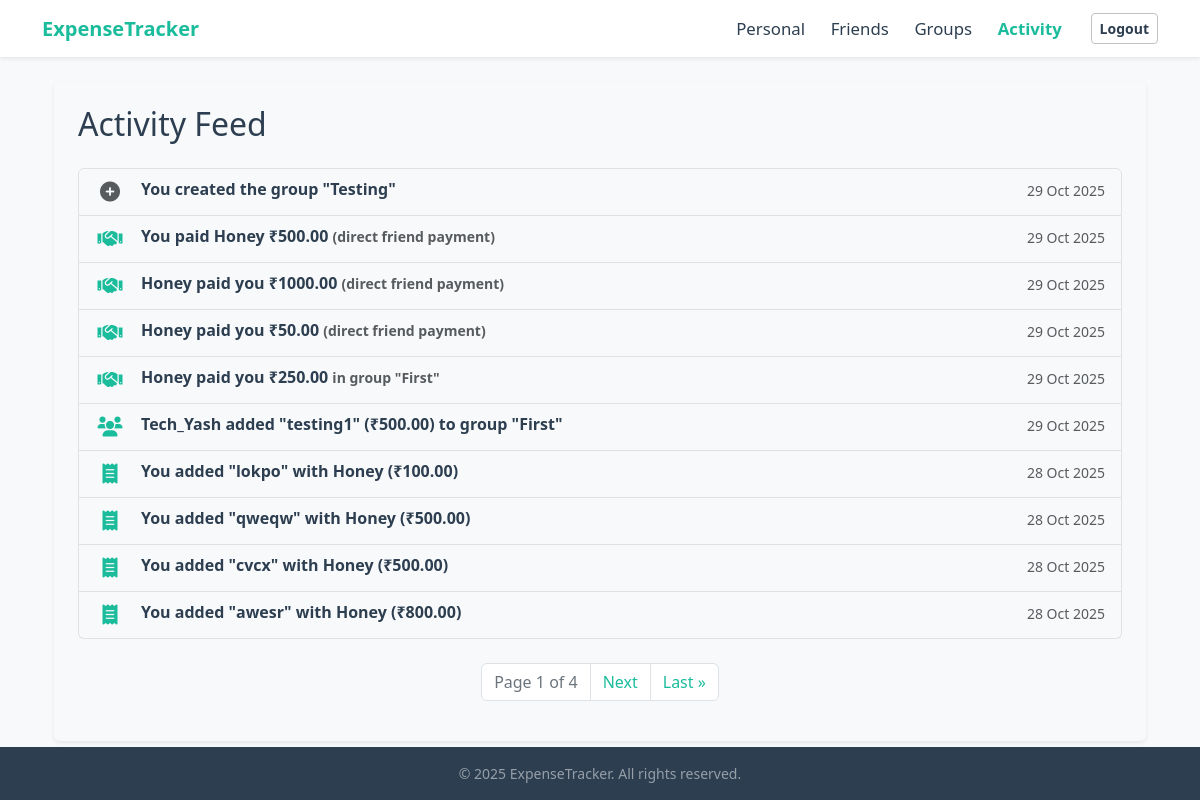
Page /tracker/activity/ (signed in) on the committed database.
### tracker/models.py (models this page shows, shortened)
class Groups(models.Model):
    CATEGORY_CHOICES = [
        ('Trip', 'Trip'),
        ('Home', 'Home'),
        ('Couple', 'Couple'),
        ('Other', 'Other'),
    ]
    name = models.CharField(max_length=100)
    category = models.CharField(max_length=80,choices=CATEGORY_CHOICES)
    created_by = models.ForeignKey(UserRegistration, on_delete=models.CASCADE, related_name='created_groups')
    members = models.ManyToManyField(UserRegistration, related_name='groups')
    created_at = models.DateTimeField(auto_now_add=True)

class FriendExpense(models.Model):
    user = models.ForeignKey(UserRegistration, on_delete=models.CASCADE, related_name='friend_expense_owner')
    friend_user = models.ForeignKey(UserRegistration, on_delete=models.CASCADE, related_name='friend_expense_friend')
    title = models.CharField(max_length=200)
    amount = models.FloatField()
    category = models.CharField(max_length=80)
    date = models.DateField(auto_now_add=True)
    description = models.TextField(blank=True,null=True)
    paid_by = models.ForeignKey(UserRegistration, on_delete=models.CASCADE, related_name='paid_expenses',blank=True,null=True)
    amount_owed = models.FloatField(default=0) #Amount the user owes
    group = models.ForeignKey('Groups', on_delete=models.SET_NULL, blank=True, null=True, related_name="payments")

class UserRegistration(models.Model):
    name = models.CharField(max_length=100)
    email = models.CharField(max_length=100,unique=True)
    password = models.CharField(max_length=100)

class GroupExpense(models.Model):
    group = models.ForeignKey(Groups, on_delete=models.CASCADE, related_name='expenses')
    paid_by = models.ForeignKey(UserRegistration, on_delete=models.CASCADE, related_name='group_paid_expenses')
    title = models.CharField(max_length=200)
    amount = models.FloatField()
    category = models.CharField(max_length=80)
    date = models.DateField(auto_now_add=True)
    description = models.TextField(blank=True,null=True)
    created_at = models.DateTimeField(auto_now_add=True)
    total_split_done = models.BooleanField(default=False)

### tracker/views.py (the view)
# urls.py: path('activity/', views.activity_dashboard, name='activity_dashboard'),
def activity_dashboard(request):
    if 'username' not in request.session:
        messages.error(request, "Please log in to access this page.")
        return redirect('login')
    user_id = request.session.get('user_id')
    user = get_object_or_404(UserRegistration, id=user_id)
    activity_list = []
    friend_expenses = FriendExpense.objects.filter(
        Q(user=user) | Q(friend_user=user)
    ).select_related('user', 'friend_user', 'paid_by', 'group').order_by('-date') # Use 'date' field
    for item in friend_expenses:
        activity_date = getattr(item, 'date', getattr(item, 'created_at', None))
        if activity_date:
            activity_list.append({
                'date': activity_date,
                'type': 'friend_expense',
                'details': item
            })
    group_expenses = GroupExpense.objects.filter(
        group__members=user
    ).select_related('group', 'paid_by').order_by('-date') # Use 'date' field
    for item in group_expenses:
        activity_date = getattr(item, 'date', getattr(item, 'created_at', None))
        if activity_date:
            activity_list.append({
                'date': activity_date,
                'type': 'group_expense',
                'details': item
            })
    groups_involved = Groups.objects.filter(members=user).order_by('-created_at') # Assumes 'created_at' field
    for item in groups_involved:
        if hasattr(item, 'created_at'):
            activity_list.append({
                'date': item.created_at,
                'type': 'group_creation',
                'details': item
            })
    sorted_activities = sorted(
    [act for act in activity_list if act.get('date')],
    key=lambda x: (
        datetime.combine(x['date'], datetime.min.time()) if isinstance(x['date'], date) and not isinstance(x['date'], datetime)
        else timezone.make_naive(x['date']) if timezone.is_aware(x['date'])
        else x['date']
    ),
    reverse=True
)
    paginator = Paginator(sorted_activities, 10) # Show 10 activities per page
    page_number = request.GET.get('page')
    activities_page_obj = paginator.get_page(page_number)
    context = {
        'activities_page_obj': activities_page_obj,
        'current_user': user # Pass user for template logic
    }
    return render(request, 'tracker/activity.html', context)

### tracker/templates/tracker/activity.html (shortened to what this page needs)
{% extends 'tracker/base.html' %}
{% load static %}
{% block content %}
<div class="container mt-4">
    <div class="card shadow-sm border-0 mt-4">
        <div class="card-body p-4">
            <h2 class="mb-0 fw-light">Activity Feed</h2><br>
            <ul class="list-group">
                {% for activity in activities_page_obj %}
                    <li class="list-group-item list-group-item-action d-flex align-items-center">
                        <div class="me-3 fs-5 text-center" style="width: 30px;">
                            {% if activity.type == 'friend_expense' %}
                                {% with expense=activity.details %}
                                    {% if expense.title == "Payment" %}
                                        <i class="fas fa-handshake text-success"></i>
                                    {% else %}
                                        <i class="fas fa-receipt text-primary"></i>
                                    {% endif %}
                                {% endwith %}
                            {% elif activity.type == 'group_expense' %}
                                <i class="fas fa-users text-primary"></i>
                            {% elif activity.type == 'group_creation' %}
                                <i class="fas fa-plus-circle text-muted"></i>
                            {% elif activity.type == 'personal_expense' %}
                                <i class="fas fa-user text-secondary"></i>
                            {% else %}
                                <i class="fas fa-info-circle text-muted"></i>
                            {% endif %}
                        </div>
                        <div class="flex-grow-1">
                            <div class="d-flex w-100 justify-content-between">
                                <h6 class="mb-1">
                                    {% if activity.type == 'friend_expense' %}
                                        {% with expense=activity.details %}
                                            {% if expense.title == "Payment" %}
                                                {% if expense.paid_by == current_user %}
                                                    You paid <strong>{{ expense.friend_user.name }}</strong> ₹{{ expense.amount|floatformat:2 }}
                                                {% else %}
                                                    <strong>{{ expense.paid_by.name }}</strong> paid you ₹{{ expense.amount|floatformat:2 }}
                                                {% endif %}
                                                {% if expense.group %}
                                                    <small class="text-muted"> in group "{{ expense.group.name }}"</small>
                                                {% else %}
                                                    <small class="text-muted"> (direct friend payment)</small>
                                                {% endif %}
                                            {% else %}
                                                {% if expense.user == current_user %}
                                                    You added "<strong>{{ expense.title }}</strong>" with <strong>{{ expense.friend_user.name }}</strong> (₹{{ expense.amount|floatformat:2 }})
                                                {% else %}
                                                    <strong>{{ expense.user.name }}</strong> added "<strong>{{ expense.title }}</strong>" with you (₹{{ expense.amount|floatformat:2 }})
                                                {% endif %}
                                            {% endif %}
                                        {% endwith %}
                                    {% elif activity.type == 'group_expense' %}
                                        {% with expense=activity.details %}
                                            <strong>{{ expense.paid_by.name }}</strong> added "<strong>{{ expense.title }}</strong>" (₹{{ expense.amount|floatformat:2 }}) to group "<strong>{{ expense.group.name }}</strong>"
                                        {% endwith %}
                                    {% elif activity.type == 'group_creation' %}
                                        {% with group=activity.details %}
                                             You created the group "<strong>{{ group.name }}</strong>"
                                        {% endwith %}
                                    {% elif activity.type == 'personal_expense' %}
                                         {% with expense=activity.details %}
                                            You added personal expense "<strong>{{ expense.title }}</strong>" (₹{{ expense.amount|floatformat:2 }})
                                        {% endwith %}
                                    {% else %}
                                        Unknown activity type
                                    {% endif %}
                                </h6>
                                <small class="text-muted">{{ activity.date|date:"d M Y" }}</small>
                            </div>
                        </div>
                    </li>
                {% empty %}
                    <li class="list-group-item text-center text-muted py-3">No activity yet.</li>
                {% endfor %}
            </ul>
            <nav aria-label="Activity navigation" class="mt-4">
                <ul class="pagination justify-content-center">
                    <li class="page-item disabled">
                        <span class="page-link">
                            Page {{ activities_page_obj.number }} of {{ activities_page_obj.paginator.num_pages }}
                        </span>
                    </li>
                    {% if activities_page_obj.has_next %}
                        <li class="page-item">
                            <a class="page-link" href="?page={{ activities_page_obj.next_page_number }}">Next</a>
                        </li>
                        <li class="page-item">
                            <a class="page-link" href="?page={{ activities_page_obj.paginator.num_pages }}">Last &raquo;</a>
                        </li>
                    {% endif %}
                </ul>
            </nav>
        </div>
    </div>
    </div>
{% endblock %}

### tracker/static/tracker/css/custom.css (style rules this page uses)
:root { --bs-primary: #1ABC9C !important; --bs-primary-rgb: 26, 188, 156 !important; --bs-primary-darker: #16a085; --bs-danger: #E74C3C; --bs-danger-rgb: 231, 76, 60; --bs-danger-darker: #c0392b; --bs-success: #1ABC9C !important; --bs-success-rgb: 26, 188, 156 !important; --bs-info: #3498db; --bs-warning: #f39c12; --bs-body-color: #2C3E50; --bs-body-bg: #F8F9FA; --bs-light: #F8F9FA; --bs-light-rgb: 248, 249, 250; --bs-dark: #2C3E50; --bs-dark-rgb: 44, 62, 80; --bs-white: #FFFFFF; --bs-white-rgb: 255, 255, 255; --bs-card-border-color: transparent; --bs-card-bg: #FFFFFF; --bs-secondary-text-emphasis: #555; --bs-link-color: var(--bs-primary); --bs-link-hover-color: var(--bs-primary-darker); }
body { color: var(--bs-body-color); background-color: var(--bs-body-bg); }
h1, h2, h3, h4, h5, h6 { color: var(--bs-body-color); font-weight: 600; }
a { color: var(--bs-link-color); text-decoration: none; }
.card-body a { color: var(--bs-primary); }
.card .pagination .page-link, .container .pagination .page-link { color: var(--bs-primary) !important; border-color: #dee2e6 !important; background-color: var(--bs-white) !important; box-shadow: none !important; }
.card .pagination .page-item.disabled .page-link, .container .pagination .page-item.disabled .page-link { color: #6c757d !important; background-color: var(--bs-white) !important; border-color: #dee2e6 !important; }

### rows in the picture
Groups: details.name "Testing", date "29 Oct 2025"
FriendExpense: title "Payment" (drawn), details.friend_user.name "Honey", details.amount "500.00", shows "(direct friend payment)", date "29 Oct 2025"
FriendExpense: title "Payment" (drawn), details.paid_by.name "Honey", details.amount "1000.00", shows "(direct friend payment)", date "29 Oct 2025"
FriendExpense: title "Payment" (drawn), details.paid_by.name "Honey", details.amount "50.00", shows "(direct friend payment)", date "29 Oct 2025"
FriendExpense: title "Payment" (drawn), details.paid_by.name "Honey", details.amount "250.00", details.group.name "First", date "29 Oct 2025"
GroupExpense: details.paid_by.name "Tech_Yash", details "testing1", details.amount "500.00", details.group.name "First", date "29 Oct 2025"
FriendExpense: details "lokpo", details.friend_user.name "Honey", details.amount "100.00", date "28 Oct 2025"
FriendExpense: details "qweqw", details.friend_user.name "Honey", details.amount "500.00", date "28 Oct 2025"
FriendExpense: details "cvcx", details.friend_user.name "Honey", details.amount "500.00", date "28 Oct 2025"
FriendExpense: details "awesr", details.friend_user.name "Honey", details.amount "800.00", date "28 Oct 2025"

### other values in the picture
{{ activities_page_obj.number }} "1"
{{ activities_page_obj.paginator.num_pages }} "4"
